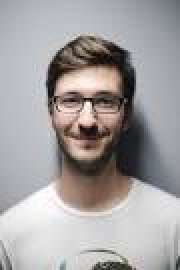
#> input picture Images/images.jpeg, 90 x 135 px (shown 2 times larger)
$ python face_detection.py
#> lines starting #> are read from the running program, lines starting #| are printed output that depends on the picture; after the words box and inside, x2 and y2 are one past the last pixel; in counts of white or black regions, pixels touching at a corner belong together
import cv2
import matplotlib.pyplot as plt

# OpenCV has a lot of pre-trained classifiers for face detection, eye detection etc.
# several positive and negative samples to train the model (Viola-Jones algorithm)
# cascade_classifier = cv2.CascadeClassifier('haarcascade_frontalface_alt.xml')
cascade_classifier = cv2.CascadeClassifier('haarcascade_frontalface_default.xml')
# OpenCV deals with BGR but Matplotlib deals with RGB
image = cv2.imread('Images/images.jpeg')
#> image is the input picture: shape (135, 90, 3); mean B, G, R 160.9, 160.7, 164.7
print(image.shape)
#| (135, 90, 3)

# convert to grayscale
gray_image = cv2.cvtColor(image, cv2.COLOR_BGR2GRAY)
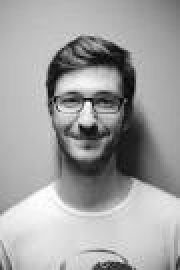
#> gray_image: shape (135, 90) (shown 2 times larger); min 2, max 255, mean 162

detected_faces = cascade_classifier.detectMultiScale(gray_image, scaleFactor=1.1, minNeighbors=10, minSize=(30, 30))
#> detected_faces = [[18, 30, 52, 52]]
print(detected_faces)
#| [[18 30 52 52]]

for (x, y, width, height) in detected_faces:
    cv2.rectangle(image, (x, y), (x + width, y + height), (0, 0, 255), 10)
#> this loop made 1 pass
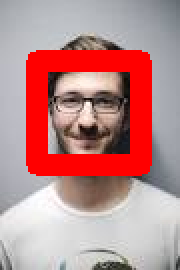
#> image: shape (135, 90, 3) (shown 2 times larger); 18.5% of pixels changed, all inside (x1, y1, x2, y2) = (13, 25, 76, 88)

# OpenCV uses BGR and matplotlib uses RGB
plt.imshow(cv2.cvtColor(image, cv2.COLOR_BGR2RGB))
plt.show()

$ run again, with Images/persons.jpg copied over Images/images.jpeg
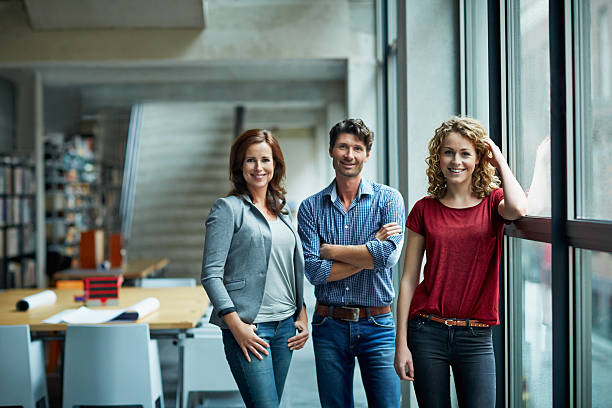
#> input picture Images/persons.jpg, 612 x 408 px
#> image is the input picture: shape (408, 612, 3); mean B, G, R 116.8, 116.8, 106.3
#| (408, 612, 3)
#> `gray_image = cv2.cvtColor(image, cv2.COLOR_BGR2GRAY)`:
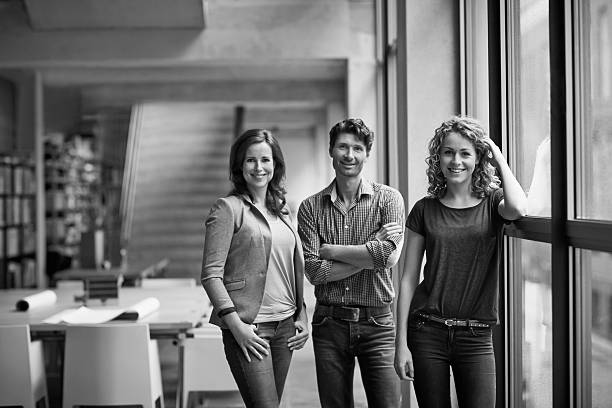
#> gray_image: shape (408, 612); min 0, max 255, mean 113.7
#> detected_faces = [[326, 130, 47, 47], [236, 142, 45, 45], [433, 135, 49, 49]]
#| [[326 130  47  47]
#|  [236 142  45  45]
#|  [433 135  49  49]]
#> the loop `for (x, y, width, height) in detected_faces:` made 3 passes
#> after the loop `for (x, y, width, height) in detected_faces:`:
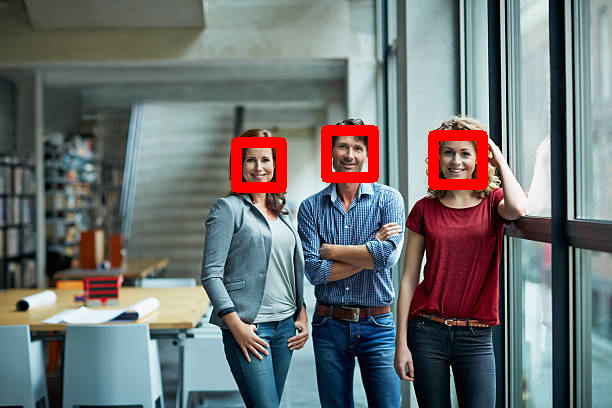
#> image: shape (408, 612, 3); 2.44% of pixels changed, all inside (x1, y1, x2, y2) = (231, 125, 488, 193)
